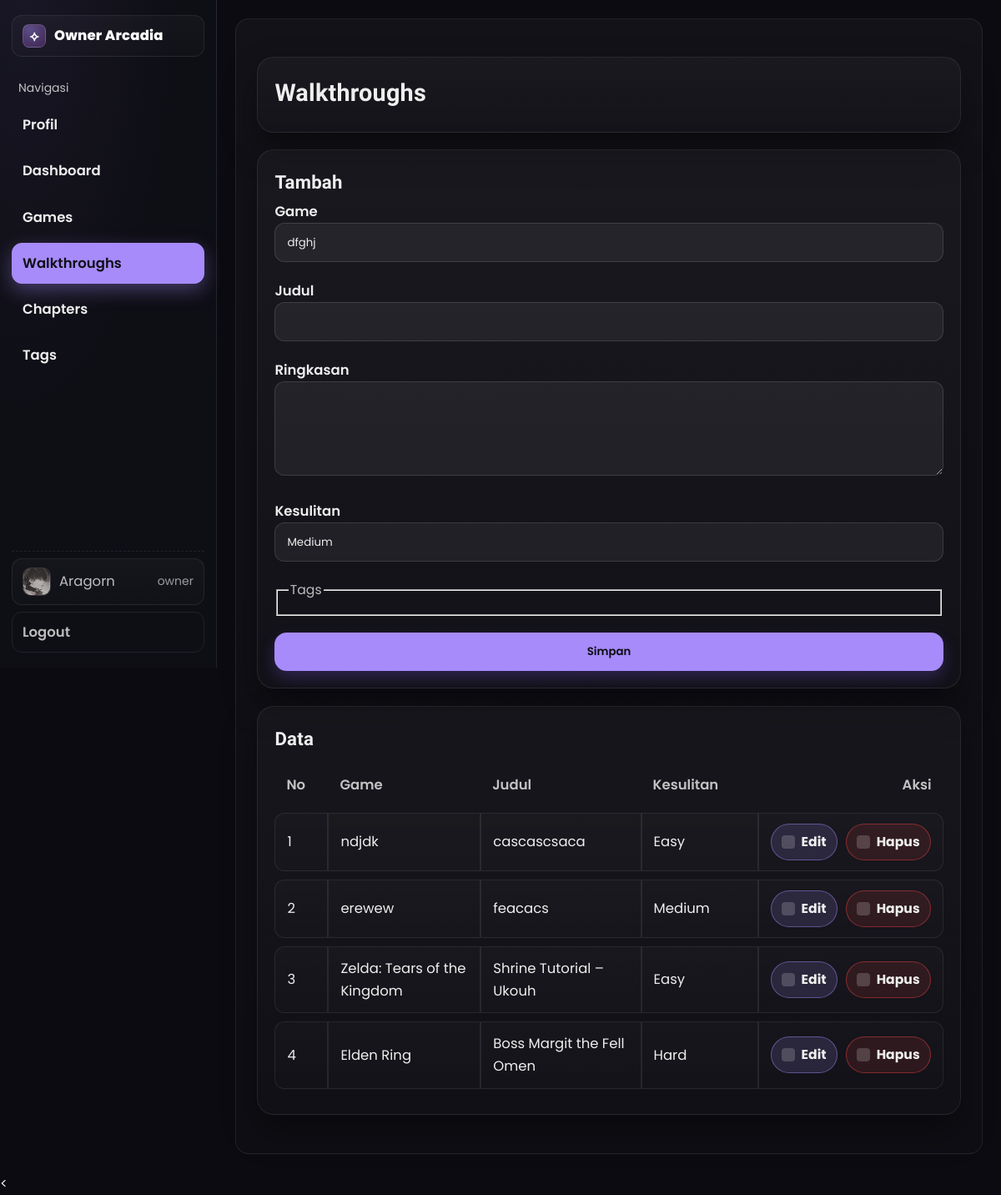
The page /public/admin/walkthroughs.php (signed in) on the database as committed earlier.
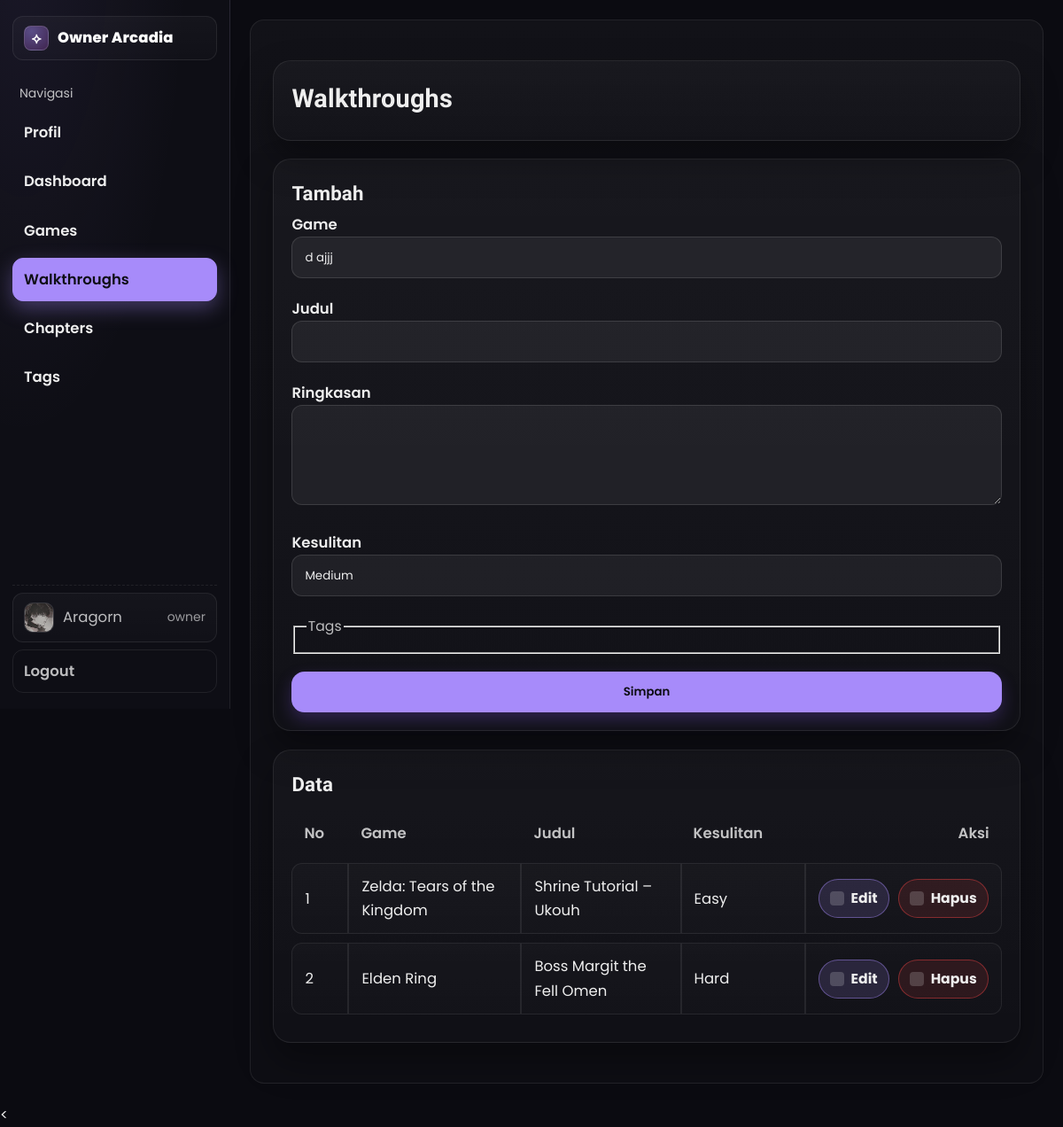
The same page on the database as committed later.
### tables this page shows
CREATE TABLE `walkthroughs` (
  `id` int(11) NOT NULL,
  `game_id` int(11) NOT NULL,
  `title` varchar(150) NOT NULL,
  `overview` text DEFAULT NULL,
  `difficulty` enum('Easy','Medium','Hard') DEFAULT 'Medium',
  `created_at` datetime NOT NULL DEFAULT current_timestamp(),
  `updated_at` datetime DEFAULT NULL
);

CREATE TABLE `games` (
  `id` int(11) NOT NULL,
  `title` varchar(150) NOT NULL,
  `genre` varchar(80) DEFAULT NULL,
  `platform` varchar(80) DEFAULT NULL,
  `release_year` int(11) DEFAULT NULL,
  `image_url` varchar(255) DEFAULT NULL,
  `description` text DEFAULT NULL,
  `cover_blob` longblob DEFAULT NULL,
  `cover_mime` varchar(40) DEFAULT NULL,
  `cover_size` int(11) DEFAULT NULL
);

### lib/db.php (called while the page is built, shortened)
<?php
function db_all($mysqli, $sql, $params = [], $types = '')
{
  $stmt = $mysqli->prepare($sql);
  if ($params)
    $stmt->bind_param($types ?: str_repeat('s', count($params)), ...$params);
  $stmt->execute();
  $res = $stmt->get_result();
  $rows = $res ? $res->fetch_all(MYSQLI_ASSOC) : [];
  return $rows;
}
?>

### lib/helpers.php (called while the page is built, shortened)
<?php
function e($s)
{
  return htmlspecialchars((string) $s, ENT_QUOTES, 'UTF-8');
}
?>

### public/admin/walkthroughs.php (the view, shortened to what this page needs)
<?php
require_once __DIR__ . '/../../config.php';
require_once __DIR__ . '/../../lib/helpers.php';
require_once __DIR__ . '/../../lib/db.php';
$action = $_GET['action'] ?? 'list';
$games   = db_all($mysqli, "SELECT id,title FROM games ORDER BY title ASC");
$allTags = db_all($mysqli, "SELECT id,name FROM tags ORDER BY name ASC");
require_once __DIR__ . '/_header.php';
?>
<div class="card">
  <h1>Walkthroughs</h1>
</div>
<?php
if ($action === 'edit') {
  $id = (int)($_GET['id'] ?? 0);
  $w  = db_one($mysqli, "SELECT * FROM walkthroughs WHERE id=?", [$id], 'i');
  if (!$w) {
    echo '<div class="card">Data tidak ditemukan</div>';
    require __DIR__ . '/_footer.php';
    exit;
  }
  $selected = db_all($mysqli, "SELECT tag_id FROM walktag WHERE walk_id=?", [$id], 'i');
  $selectedIds = array_column($selected, 'tag_id');
  ?>
  <div class="card">
    <h2>Edit</h2>
    <form method="post" class="grid">
      <?php csrf_field(); ?>
      <input type="hidden" name="id" value="<?= (int)$w['id'] ?>">
      <input type="hidden" name="action" value="update">
      <label>Game
        <select name="game_id">
          <?php foreach ($games as $g): ?>
            <option value="<?= (int)$g['id'] ?>" <?= $g['id']==$w['game_id']?'selected':'' ?>>
              <?= e($g['title']) ?>
            </option>
          <?php endforeach; ?>
        </select>
      </label>
      <label>Judul
        <input class="input" name="title" value="<?= e($w['title']) ?>">
      </label>
      <label>Ringkasan
        <textarea name="overview" rows="4"><?= e($w['overview']) ?></textarea>
      </label>
      <label>Kesulitan
        <select name="difficulty">
          <?php foreach (['Easy','Medium','Hard'] as $d): ?>
            <option <?= $d===$w['difficulty']?'selected':'' ?>><?= $d ?></option>
          <?php endforeach; ?>
        </select>
      </label>
      <fieldset>
        <legend class="small">Tags</legend>
        <?php foreach ($allTags as $t): $chk = in_array($t['id'],$selectedIds)?'checked':''; ?>
          <label style="display:inline-flex;gap:.4rem;align-items:center;margin:.2rem 1rem .2rem 0">
            <input type="checkbox" name="tags[]" value="<?= (int)$t['id'] ?>" <?= $chk ?>>
            <span><?= e($t['name']) ?></span>
          </label>
        <?php endforeach; ?>
      </fieldset>
      <button class="btn">Simpan</button>
      <a class="btn gray" href="walkthroughs.php">Batal</a>
    </form>
  </div>
  <?php
} else { ?>
  <div class="card">
    <h2>Tambah</h2>
    <form method="post" action="walkthroughs.php?action=create" class="grid">
      <label>Game
        <select name="game_id">
          <?php foreach ($games as $g): ?>
            <option value="<?= (int)$g['id'] ?>"><?= e($g['title']) ?></option>
          <?php endforeach; ?>
        </select>
      </label>
      <label>Judul
        <input class="input" name="title">
      </label>
      <label>Ringkasan
        <textarea name="overview" rows="4"></textarea>
      </label>
      <label>Kesulitan
        <select name="difficulty">
          <option selected>Medium</option>
        </select>
      </label>
      <fieldset>
        <legend class="small">Tags</legend>
      </fieldset>
      <button class="btn">Simpan</button>
    </form>
  </div>
<?php } ?>
<?php
$rows = db_all(
  $mysqli,
  "SELECT w.id, w.title, w.difficulty, g.title AS game_title
     FROM walkthroughs w
     JOIN games g ON g.id = w.game_id
   ORDER BY w.id DESC"
);
?>
<div class="card">
  <h2>Data</h2>
  <table class="tbl">
    <thead>
      <tr>
        <th style="width:64px">No</th>
        <th>Game</th>
        <th>Judul</th>
        <th style="width:140px">Kesulitan</th>
        <th style="width:180px;text-align:right">Aksi</th>
      </tr>
    </thead>
    <tbody>
      <?php $no = 1; foreach ($rows as $r): ?>
        <tr>
          <td><?= $no++ ?></td>
          <td><?= e($r['game_title']) ?></td>
          <td><?= e($r['title']) ?></td>
          <td><?= e($r['difficulty']) ?></td>
          <td>
            <div class="actions">
              <a class="chip-btn chip-edit" href="walkthroughs.php?action=edit&id=<?= (int)$r['id'] ?>">
                <span class="chip-icon"></span> Edit
              </a>
              <a class="chip-btn chip-del"
                 href="walkthroughs.php?action=delete&id=<?= (int)$r['id'] ?>"
                 onclick="return confirm('Hapus &quot;<?= e($r['title']) ?>&quot;?')">
                <span class="chip-icon"></span> Hapus
              </a>
            </div>
          </td>
        </tr>
      <?php endforeach; ?>
    </tbody>
  </table>
</div>
<?php require_once __DIR__ . '/_footer.php'; ?>

Rows that differ between the two databases and show on the page:
removed walkthroughs: game.title "ndjdk", title "cascascsaca", difficulty "Easy"
removed walkthroughs: game.title "erewew", title "feacacs", difficulty "Medium"
Other text that changed with them:
form field game_id: "dfghj" → "d ajjj"
